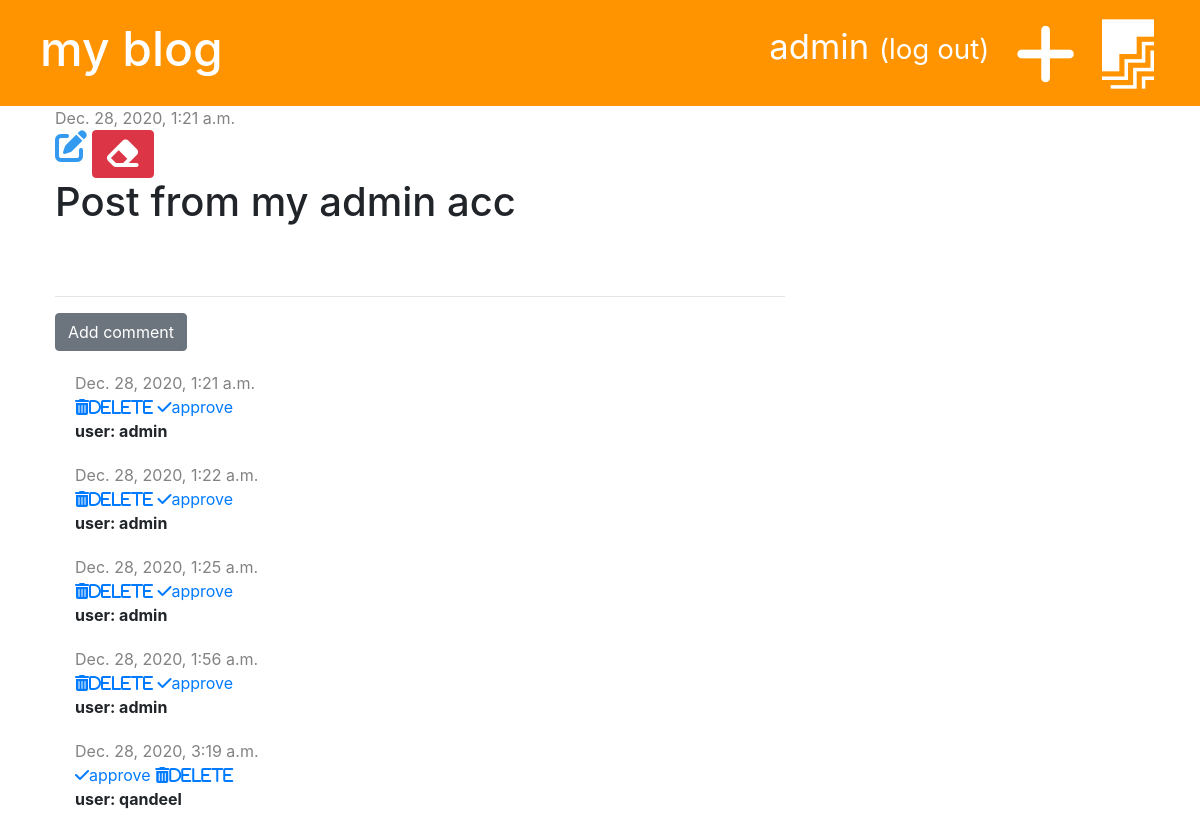
/post/37/ (signed in), run on the app's committed database.
### blog/models.py (models this page shows, shortened)
class Post(models.Model):
    author = models.ForeignKey('auth.User', on_delete=models.CASCADE)
    title = models.CharField(max_length=250)
    text = models.TextField()
    created_date = models.DateTimeField(default=timezone.now)
    published_date = models.DateTimeField(blank=True, null=True)

class Comment(models.Model):
    post = models.ForeignKey('blog.Post', on_delete=models.CASCADE, related_name='comments') #that related name is used when we want to access our all comments of a specific post.
    author = models.CharField(max_length=200)
    text = models.TextField()
    created_date = models.DateTimeField(default=timezone.now)
    approved = models.BooleanField(default=False)

### blog/views.py (the view)
# urls.py: path('post/<int:post_id>/', views.post_detail, name='post_detail'),
def post_detail(request, post_id):
    post = get_object_or_404(Post, pk=post_id)
    stuff_for_frontend = {'post': post}
    return render(request, 'blog/post_detail.html', stuff_for_frontend)

### blog/templatetags/markdownify.py (called while the page is built)
@register.filter
def markdown(value):
    renderer = HighlightRenderer()
    markdown = mistune.Markdown(renderer=renderer)
    return markdown(value)

### blog/templates/blog/post_detail.html (shortened to what this page needs)
{% extends "base.html" %}
{% load markdownify %}
{% block content %}
    <div class="post">
        {% if post.published_date %}
            <div class="date">
                {{ post.published_date }}
            </div>
        {% else %}
            <a href="{% url 'blog:post_publish' post.id %}" class="btn btn-primary">Publish</a>
        {% endif %}
        {% if user.is_authenticated and request.user == post.author %}
            <a href="{% url 'blog:post_edit' post.id %}"><i class="fas fa-edit fa-2x" style="color: #339af0"></i></a>
            <a href="{% url 'blog:post_delete' post.id %}" class="btn btn-danger" onclick="return confirm('Are you sure you want to delete this post?')"><i class="fas fa-eraser fa-2x"></i>
            </a>
        {% endif %}
        <h1>{{ post.title }}</h1>
    </div>
    <hr>
    <a href="{% url 'blog:add_comment_to_post' post.id %}" class="btn btn-secondary">Add comment</a>
    {% for comment in post.comments.all %}
        {% if user.is_authenticated or comment.approved %}
            <div class="comment">
                <div class="date">
                    {{ comment.created_date }}
                </div>
                {% if not comment.approved and user.is_superuser %}
                    <a href="{% url 'blog:comment_approve' comment.id %}"><i class="fas fa-check"></i>approve</a>
                    <a href="{% url 'blog:comment_remove' comment.id %}"><i class="fas fa-trash-alt">delete</i></a>
                {% elif comment.author == request.user.username and user.is_authenticated %}
                    <a href="{% url 'blog:comment_remove' comment.id %}"><i class="fas fa-trash-alt">delete</i></a>
                    <a href="{% url 'blog:comment_approve' comment.id %}"><i class="fas fa-check"></i>approve</a>
                {% endif %}
                <br>
                <strong>user: {{ comment.author }}</strong>
            </div>
        {% endif %}
    {% empty %}
        <p>No comments yet...</p>
    {% endfor %}
{% endblock %}

### templates/base.html (shortened to what this page needs)
{% load static %}
<!DOCTYPE html>
<html lang="en">
<head>
    <link rel="stylesheet" href="https://stackpath.bootstrapcdn.com/bootstrap/4.4.1/css/bootstrap.min.css"
 />
    <link rel="stylesheet" href="{% static 'base.css' %}">
    <link href="{% static 'fontawesome_free/css/all.min.css' %}" rel="stylesheet" type="text/css">
    <link rel="stylesheet" href="{% static 'zenburn.css' %}">
</head>
<body>
    <div class="page-header">
        {% if user.is_authenticated %}
        <a href="{% url 'blog:post_draft_list' %}" class="top-menu"><i class="fab fa-firstdraft fa-2x"></i></a>
        <a href="{% url 'blog:post_new' %}" class="top-menu"><i class="fas fa-plus fa-2x"></i></a>
        <p class="top-menu">{{ user.username }} <small><a style="color: white;" href="{% url 'logout' %}">(log out)</a></small></p>
        {% else %}
        <a href="{% url 'login' %}" class="top-menu"><i class="fas fa-sign-in-alt fa-2x"></i></a>
        {% endif %}
        <h1><a href="{% url 'blog:post_list' %}">my blog</a></h1>
    </div>
    <div class="content container">
        <div class="row">
            <div class="col-md-8">
                {% block content %}
                {% endblock %}
            </div>
        </div>
    </div>
</body>
</html>

### blog/static/base.css (style rules this page uses)
.page-header { background-color: #ff9400; margin-top: 0; padding: 20px 20px 20px 40px; }
.page-header h1, .page-header h1 a { color: #ffffff; font-size: 36pt; text-decoration: none; }
.content { margin-left: 40px; }
.date { color: #828282; }
.post { margin-bottom: 70px; }
.top-menu { color: #ffffff; float: right; font-size: 26pt; margin-right: 26px; }
.comment { margin: 20px 0px 20px 20px; }

### data on the page
Post: published_date "Dec. 28, 2020, 1:21 a.m.", title "Post from my admin acc"
Comment: created_date "Dec. 28, 2020, 1:21 a.m.", approved "delete", author "admin"
Comment: created_date "Dec. 28, 2020, 1:22 a.m.", approved "delete", author "admin"
Comment: created_date "Dec. 28, 2020, 1:25 a.m.", approved "delete", author "admin"
Comment: created_date "Dec. 28, 2020, 1:56 a.m.", approved "delete", author "admin"
Comment: created_date "Dec. 28, 2020, 3:19 a.m.", approved "approve", author "qandeel"

### other printed values
{{ user.username }} "admin"
